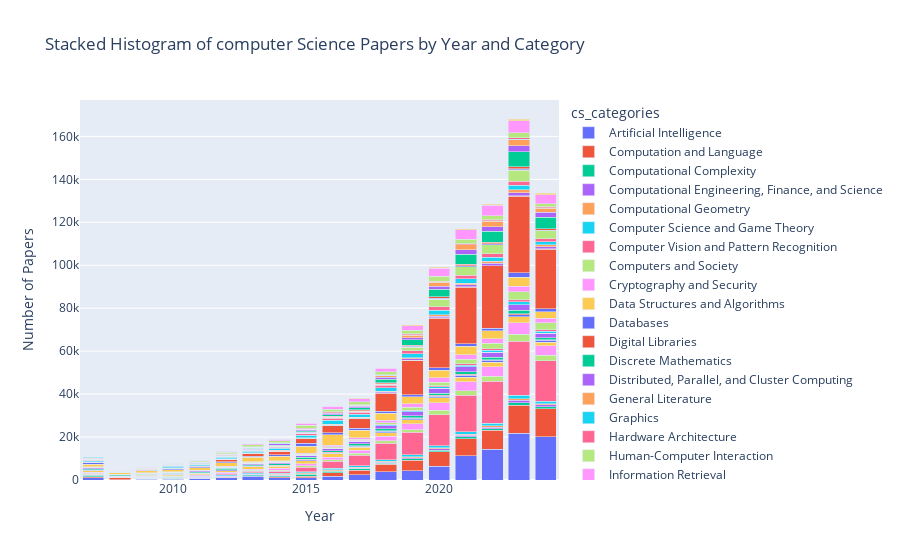

Notebook cell for this chart:
### Code cell
cs_arxiv_metadata_plot = cs_arxiv_metadata[['id', 'cs_categories', 'year']]
cs_arxiv_metadata_plot = cs_arxiv_metadata_plot.explode('cs_categories')

# Group by year and category, then count papers
cs_arxiv_metadata_plot = cs_arxiv_metadata_plot.groupby(['year', 'cs_categories']).size().reset_index(name='count')

# Plot stacked histogram using Plotly
fig = px.bar(cs_arxiv_metadata_plot, x='year', y='count', color='cs_categories',
             title='Stacked Histogram of computer Science Papers by Year and Category',
             labels={'year': 'Year', 'count': 'Number of Papers'},
             barmode='stack')

fig.show()

### Figure 1 — Plotly figure (JSON) as saved in the notebook; plotly's stock layout.template omitted (floating-point values rounded to 4 significant figures)
{"data": [{"alignmentgroup": "True", "hovertemplate": "cs_categories=Artificial Intelligence<br>Year=%{x}<br>Number of Papers=%{y}<extra></extra>", "legendgroup": "Artificial Intelligence", "marker": {"color": "#636efa", "pattern": {"shape": ""}}, "name": "Artificial Intelligence", "offsetgroup": "Artificial Intelligence", "orientation": "v", "showlegend": true, "textposition": "auto", "type": "bar", "x": [2007, 2008, 2009, 2010, 2011, 2012, 2013, 2014, 2015, 2016, 2017, 2018, 2019, 2020, 2021, 2022, 2023, 2024], "xaxis": "x", "y": [965, 228, 377, 436, 704, 983, 1671, 1009, 1123, 1772, 2458, 3830, 4411, 6487, 11340, 14250, 21673, 20039], "yaxis": "y"}, {"alignmentgroup": "True", "hovertemplate": "cs_categories=Computation and Language<br>Year=%{x}<br>Number of Papers=%{y}<extra></extra>", "legendgroup": "Computation and Language", "marker": {"color": "#EF553B", "pattern": {"shape": ""}}, "name": "Computation and Language", "offsetgroup": "Computation and Language", "orientation": "v", "showlegend": true, "textposition": "auto", "type": "bar", "x": [2007, 2008, 2009, 2010, 2011, 2012, 2013, 2014, 2015, 2016, 2017, 2018, 2019, 2020, 2021, 2022, 2023, 2024], "xaxis": "x", "y": [637, 724, 132, 77, 103, 199, 292, 491, 725, 1629, 2200, 3436, 4879, 6603, 7891, 8804, 13141, 13253], "yaxis": "y"}, {"alignmentgroup": "True", "hovertemplate": "cs_categories=Computational Complexity<br>Year=%{x}<br>Number of Papers=%{y}<extra></extra>", "legendgroup": "Computational Complexity", "marker": {"color": "#00cc96", "pattern": {"shape": ""}}, "name": "Computational Complexity", "offsetgroup": "Computational Complexity", "orientation": "v", "showlegend": true, "textposition": "auto", "type": "bar", "x": [2007, 2008, 2009, 2010, 2011, 2012, 2013, 2014, 2015, 2016, 2017, 2018, 2019, 2020, 2021, 2022, 2023, 2024], "xaxis": "x", "y": [643, 224, 329, 322, 332, 389, 436, 498, 735, 608, 634, 626, 673, 763, 822, 858, 1121, 770], "yaxis": "y"}, {"alignmentgroup": "True", "hovertemplate": "cs_categories=Computational Engineering, Finance, and Science<br>Year=%{x}<br>Number of Papers=%{y}<extra></extra>", "legendgroup": "Computational Engineering, Finance, and Science", "marker": {"color": "#ab63fa", "pattern": {"shape": ""}}, "name": "Computational Engineering, Finance, and Science", "offsetgroup": "Computational Engineering, Finance, and Science", "orientation": "v", "showlegend": true, "textposition": "auto", "type": "bar", "x": [2007, 2008, 2009, 2010, 2011, 2012, 2013, 2014, 2015, 2016, 2017, 2018, 2019, 2020, 2021, 2022, 2023, 2024], "xaxis": "x", "y": [240, 34, 87, 137, 115, 193, 293, 310, 327, 271, 284, 379, 412, 613, 715, 758, 1104, 880], "yaxis": "y"}, {"alignmentgroup": "True", "hovertemplate": "cs_categories=Computational Geometry<br>Year=%{x}<br>Number of Papers=%{y}<extra></extra>", "legendgroup": "Computational Geometry", "marker": {"color": "#FFA15A", "pattern": {"shape": ""}}, "name": "Computational Geometry", "offsetgroup": "Computational Geometry", "orientation": "v", "showlegend": true, "textposition": "auto", "type": "bar", "x": [2007, 2008, 2009, 2010, 2011, 2012, 2013, 2014, 2015, 2016, 2017, 2018, 2019, 2020, 2021, 2022, 2023, 2024], "xaxis": "x", "y": [244, 82, 133, 156, 168, 219, 292, 290, 407, 409, 411, 468, 508, 633, 647, 614, 684, 482], "yaxis": "y"}, {"alignmentgroup": "True", "hovertemplate": "cs_categories=Computer Science and Game Theory<br>Year=%{x}<br>Number of Papers=%{y}<extra></extra>", "legendgroup": "Computer Science and Game Theory", "marker": {"color": "#19d3f3", "pattern": {"shape": ""}}, "name": "Computer Science and Game Theory", "offsetgroup": "Computer Science and Game Theory", "orientation": "v", "showlegend": true, "textposition": "auto", "type": "bar", "x": [2007, 2008, 2009, 2010, 2011, 2012, 2013, 2014, 2015, 2016, 2017, 2018, 2019, 2020, 2021, 2022, 2023, 2024], "xaxis": "x", "y": [151, 102, 153, 179, 237, 377, 390, 485, 630, 685, 623, 653, 772, 943, 1099, 1197, 1629, 1239], "yaxis": "y"}, {"alignmentgroup": "True", "hovertemplate": "cs_categories=Computer Vision and Pattern Recognition<br>Year=%{x}<br>Number of Papers=%{y}<extra></extra>", "legendgroup": "Computer Vision and Pattern Recognition", "marker": {"color": "#FF6692", "pattern": {"shape": ""}}, "name": "Computer Vision and Pattern Recognition", "offsetgroup": "Computer Vision and Pattern Recognition", "orientation": "v", "showlegend": true, "textposition": "auto", "type": "bar", "x": [2007, 2008, 2009, 2010, 2011, 2012, 2013, 2014, 2015, 2016, 2017, 2018, 2019, 2020, 2021, 2022, 2023, 2024], "xaxis": "x", "y": [184, 63, 127, 250, 286, 462, 707, 1071, 1984, 3311, 4960, 7708, 10502, 14356, 16857, 19542, 25216, 18969], "yaxis": "y"}, {"alignmentgroup": "True", "hovertemplate": "cs_categories=Computers and Society<br>Year=%{x}<br>Number of Papers=%{y}<extra></extra>", "legendgroup": "Computers and Society", "marker": {"color": "#B6E880", "pattern": {"shape": ""}}, "name": "Computers and Society", "offsetgroup": "Computers and Society", "orientation": "v", "showlegend": true, "textposition": "auto", "type": "bar", "x": [2007, 2008, 2009, 2010, 2011, 2012, 2013, 2014, 2015, 2016, 2017, 2018, 2019, 2020, 2021, 2022, 2023, 2024], "xaxis": "x", "y": [211, 74, 100, 100, 98, 177, 408, 493, 663, 815, 852, 1240, 1343, 2185, 2304, 2195, 3197, 2473], "yaxis": "y"}, {"alignmentgroup": "True", "hovertemplate": "cs_categories=Cryptography and Security<br>Year=%{x}<br>Number of Papers=%{y}<extra></extra>", "legendgroup": "Cryptography and Security", "marker": {"color": "#FF97FF", "pattern": {"shape": ""}}, "name": "Cryptography and Security", "offsetgroup": "Cryptography and Security", "orientation": "v", "showlegend": true, "textposition": "auto", "type": "bar", "x": [2007, 2008, 2009, 2010, 2011, 2012, 2013, 2014, 2015, 2016, 2017, 2018, 2019, 2020, 2021, 2022, 2023, 2024], "xaxis": "x", "y": [411, 163, 315, 423, 389, 553, 612, 711, 893, 1165, 1323, 2011, 2718, 3433, 4012, 4465, 5525, 4340], "yaxis": "y"}, {"alignmentgroup": "True", "hovertemplate": "cs_categories=Data Structures and Algorithms<br>Year=%{x}<br>Number of Papers=%{y}<extra></extra>", "legendgroup": "Data Structures and Algorithms", "marker": {"color": "#FECB52", "pattern": {"shape": ""}}, "name": "Data Structures and Algorithms", "offsetgroup": "Data Structures and Algorithms", "orientation": "v", "showlegend": true, "textposition": "auto", "type": "bar", "x": [2007, 2008, 2009, 2010, 2011, 2012, 2013, 2014, 2015, 2016, 2017, 2018, 2019, 2020, 2021, 2022, 2023, 2024], "xaxis": "x", "y": [550, 275, 434, 464, 607, 764, 964, 1060, 1525, 1446, 1481, 1707, 1873, 2183, 2172, 2121, 2693, 1794], "yaxis": "y"}, {"alignmentgroup": "True", "hovertemplate": "cs_categories=Databases<br>Year=%{x}<br>Number of Papers=%{y}<extra></extra>", "legendgroup": "Databases", "marker": {"color": "#636efa", "pattern": {"shape": ""}}, "name": "Databases", "offsetgroup": "Databases", "orientation": "v", "showlegend": true, "textposition": "auto", "type": "bar", "x": [2007, 2008, 2009, 2010, 2011, 2012, 2013, 2014, 2015, 2016, 2017, 2018, 2019, 2020, 2021, 2022, 2023, 2024], "xaxis": "x", "y": [328, 85, 158, 182, 200, 373, 302, 302, 393, 442, 488, 529, 668, 825, 858, 871, 1056, 733], "yaxis": "y"}, {"alignmentgroup": "True", "hovertemplate": "cs_categories=Digital Libraries<br>Year=%{x}<br>Number of Papers=%{y}<extra></extra>", "legendgroup": "Digital Libraries", "marker": {"color": "#EF553B", "pattern": {"shape": ""}}, "name": "Digital Libraries", "offsetgroup": "Digital Libraries", "orientation": "v", "showlegend": true, "textposition": "auto", "type": "bar", "x": [2007, 2008, 2009, 2010, 2011, 2012, 2013, 2014, 2015, 2016, 2017, 2018, 2019, 2020, 2021, 2022, 2023, 2024], "xaxis": "x", "y": [181, 33, 117, 102, 126, 174, 282, 223, 286, 274, 287, 436, 317, 389, 485, 408, 461, 289], "yaxis": "y"}, {"alignmentgroup": "True", "hovertemplate": "cs_categories=Discrete Mathematics<br>Year=%{x}<br>Number of Papers=%{y}<extra></extra>", "legendgroup": "Discrete Mathematics", "marker": {"color": "#00cc96", "pattern": {"shape": ""}}, "name": "Discrete Mathematics", "offsetgroup": "Discrete Mathematics", "orientation": "v", "showlegend": true, "textposition": "auto", "type": "bar", "x": [2007, 2008, 2009, 2010, 2011, 2012, 2013, 2014, 2015, 2016, 2017, 2018, 2019, 2020, 2021, 2022, 2023, 2024], "xaxis": "x", "y": [436, 262, 326, 371, 471, 600, 561, 610, 823, 786, 785, 850, 924, 967, 1117, 1059, 1438, 999], "yaxis": "y"}, {"alignmentgroup": "True", "hovertemplate": "cs_categories=Distributed, Parallel, and Cluster Computing<br>Year=%{x}<br>Number of Papers=%{y}<extra></extra>", "legendgroup": "Distributed, Parallel, and Cluster Computing", "marker": {"color": "#ab63fa", "pattern": {"shape": ""}}, "name": "Distributed, Parallel, and Cluster Computing", "offsetgroup": "Distributed, Parallel, and Cluster Computing", "orientation": "v", "showlegend": true, "textposition": "auto", "type": "bar", "x": [2007, 2008, 2009, 2010, 2011, 2012, 2013, 2014, 2015, 2016, 2017, 2018, 2019, 2020, 2021, 2022, 2023, 2024], "xaxis": "x", "y": [484, 123, 221, 312, 373, 451, 602, 651, 957, 1108, 1200, 1484, 1877, 2303, 2439, 2304, 2756, 2040], "yaxis": "y"}, {"alignmentgroup": "True", "hovertemplate": "cs_categories=General Literature<br>Year=%{x}<br>Number of Papers=%{y}<extra></extra>", "legendgroup": "General Literature", "marker": {"color": "#FFA15A", "pattern": {"shape": ""}}, "name": "General Literature", "offsetgroup": "General Literature", "orientation": "v", "showlegend": true, "textposition": "auto", "type": "bar", "x": [2007, 2008, 2009, 2010, 2011, 2012, 2013, 2014, 2015, 2016, 2017, 2018, 2019, 2020, 2021, 2022, 2023, 2024], "xaxis": "x", "y": [30, 11, 13, 3, 5, 11, 11, 3, 5, 6, 9, 8, 13, 14, 19, 32, 15, 6], "yaxis": "y"}, {"alignmentgroup": "True", "hovertemplate": "cs_categories=Graphics<br>Year=%{x}<br>Number of Papers=%{y}<extra></extra>", "legendgroup": "Graphics", "marker": {"color": "#19d3f3", "pattern": {"shape": ""}}, "name": "Graphics", "offsetgroup": "Graphics", "orientation": "v", "showlegend": true, "textposition": "auto", "type": "bar", "x": [2007, 2008, 2009, 2010, 2011, 2012, 2013, 2014, 2015, 2016, 2017, 2018, 2019, 2020, 2021, 2022, 2023, 2024], "xaxis": "x", "y": [57, 21, 29, 41, 38, 46, 82, 81, 129, 150, 231, 330, 458, 652, 727, 927, 1252, 929], "yaxis": "y"}, {"alignmentgroup": "True", "hovertemplate": "cs_categories=Hardware Architecture<br>Year=%{x}<br>Number of Papers=%{y}<extra></extra>", "legendgroup": "Hardware Architecture", "marker": {"color": "#FF6692", "pattern": {"shape": ""}}, "name": "Hardware Architecture", "offsetgroup": "Hardware Architecture", "orientation": "v", "showlegend": true, "textposition": "auto", "type": "bar", "x": [2007, 2008, 2009, 2010, 2011, 2012, 2013, 2014, 2015, 2016, 2017, 2018, 2019, 2020, 2021, 2022, 2023, 2024], "xaxis": "x", "y": [83, 7, 20, 37, 140, 53, 64, 97, 95, 145, 185, 236, 232, 471, 660, 765, 958, 766], "yaxis": "y"}, {"alignmentgroup": "True", "hovertemplate": "cs_categories=Human-Computer Interaction<br>Year=%{x}<br>Number of Papers=%{y}<extra></extra>", "legendgroup": "Human-Computer Interaction", "marker": {"color": "#B6E880", "pattern": {"shape": ""}}, "name": "Human-Computer Interaction", "offsetgroup": "Human-Computer Interaction", "orientation": "v", "showlegend": true, "textposition": "auto", "type": "bar", "x": [2007, 2008, 2009, 2010, 2011, 2012, 2013, 2014, 2015, 2016, 2017, 2018, 2019, 2020, 2021, 2022, 2023, 2024], "xaxis": "x", "y": [175, 102, 93, 94, 72, 140, 196, 247, 277, 520, 591, 831, 1313, 1804, 2132, 2461, 3655, 3188], "yaxis": "y"}, {"alignmentgroup": "True", "hovertemplate": "cs_categories=Information Retrieval<br>Year=%{x}<br>Number of Papers=%{y}<extra></extra>", "legendgroup": "Information Retrieval", "marker": {"color": "#FF97FF", "pattern": {"shape": ""}}, "name": "Information Retrieval", "offsetgroup": "Information Retrieval", "orientation": "v", "showlegend": true, "textposition": "auto", "type": "bar", "x": [2007, 2008, 2009, 2010, 2011, 2012, 2013, 2014, 2015, 2016, 2017, 2018, 2019, 2020, 2021, 2022, 2023, 2024], "xaxis": "x", "y": [274, 71, 160, 152, 160, 350, 365, 395, 511, 587, 748, 1042, 1513, 1887, 2068, 2122, 2688, 2205], "yaxis": "y"}, {"alignmentgroup": "True", "hovertemplate": "cs_categories=Information Theory<br>Year=%{x}<br>Number of Papers=%{y}<extra></extra>", "legendgroup": "Information Theory", "marker": {"color": "#FECB52", "pattern": {"shape": ""}}, "name": "Information Theory", "offsetgroup": "Information Theory", "orientation": "v", "showlegend": true, "textposition": "auto", "type": "bar", "x": [2007, 2008, 2009, 2010, 2011, 2012, 2013, 2014, 2015, 2016, 2017, 2018, 2019, 2020, 2021, 2022, 2023, 2024], "xaxis": "x", "y": [1066, 649, 942, 976, 1085, 1453, 1952, 2068, 3331, 4987, 3383, 3366, 3254, 3578, 3843, 3801, 4195, 3022], "yaxis": "y"}, {"alignmentgroup": "True", "hovertemplate": "cs_categories=Logic in Computer Science<br>Year=%{x}<br>Number of Papers=%{y}<extra></extra>", "legendgroup": "Logic in Computer Science", "marker": {"color": "#636efa", "pattern": {"shape": ""}}, "name": "Logic in Computer Science", "offsetgroup": "Logic in Computer Science", "orientation": "v", "showlegend": true, "textposition": "auto", "type": "bar", "x": [2007, 2008, 2009, 2010, 2011, 2012, 2013, 2014, 2015, 2016, 2017, 2018, 2019, 2020, 2021, 2022, 2023, 2024], "xaxis": "x", "y": [592, 184, 296, 429, 468, 490, 630, 780, 1235, 867, 967, 953, 1150, 1159, 1314, 1202, 2140, 1315], "yaxis": "y"}, {"alignmentgroup": "True", "hovertemplate": "cs_categories=Machine Learning<br>Year=%{x}<br>Number of Papers=%{y}<extra></extra>", "legendgroup": "Machine Learning", "marker": {"color": "#EF553B", "pattern": {"shape": ""}}, "name": "Machine Learning", "offsetgroup": "Machine Learning", "orientation": "v", "showlegend": true, "textposition": "auto", "type": "bar", "x": [2007, 2008, 2009, 2010, 2011, 2012, 2013, 2014, 2015, 2016, 2017, 2018, 2019, 2020, 2021, 2022, 2023, 2024], "xaxis": "x", "y": [333, 96, 202, 241, 334, 1113, 1173, 1473, 2202, 3295, 4438, 8351, 15899, 23016, 26266, 28925, 35628, 27785], "yaxis": "y"}, {"alignmentgroup": "True", "hovertemplate": "cs_categories=Mathematical Software<br>Year=%{x}<br>Number of Papers=%{y}<extra></extra>", "legendgroup": "Mathematical Software", "marker": {"color": "#00cc96", "pattern": {"shape": ""}}, "name": "Mathematical Software", "offsetgroup": "Mathematical Software", "orientation": "v", "showlegend": true, "textposition": "auto", "type": "bar", "x": [2007, 2008, 2009, 2010, 2011, 2012, 2013, 2014, 2015, 2016, 2017, 2018, 2019, 2020, 2021, 2022, 2023, 2024], "xaxis": "x", "y": [64, 18, 39, 50, 49, 94, 103, 125, 144, 150, 128, 150, 132, 191, 245, 192, 220, 136], "yaxis": "y"}, {"alignmentgroup": "True", "hovertemplate": "cs_categories=Multiagent Systems<br>Year=%{x}<br>Number of Papers=%{y}<extra></extra>", "legendgroup": "Multiagent Systems", "marker": {"color": "#ab63fa", "pattern": {"shape": ""}}, "name": "Multiagent Systems", "offsetgroup": "Multiagent Systems", "orientation": "v", "showlegend": true, "textposition": "auto", "type": "bar", "x": [2007, 2008, 2009, 2010, 2011, 2012, 2013, 2014, 2015, 2016, 2017, 2018, 2019, 2020, 2021, 2022, 2023, 2024], "xaxis": "x", "y": [142, 50, 82, 89, 88, 114, 118, 188, 177, 258, 296, 374, 611, 839, 969, 1023, 1394, 968], "yaxis": "y"}, {"alignmentgroup": "True", "hovertemplate": "cs_categories=Multimedia<br>Year=%{x}<br>Number of Papers=%{y}<extra></extra>", "legendgroup": "Multimedia", "marker": {"color": "#FFA15A", "pattern": {"shape": ""}}, "name": "Multimedia", "offsetgroup": "Multimedia", "orientation": "v", "showlegend": true, "textposition": "auto", "type": "bar", "x": [2007, 2008, 2009, 2010, 2011, 2012, 2013, 2014, 2015, 2016, 2017, 2018, 2019, 2020, 2021, 2022, 2023, 2024], "xaxis": "x", "y": [45, 37, 52, 91, 83, 97, 120, 146, 196, 274, 306, 375, 457, 631, 727, 872, 1218, 814], "yaxis": "y"}, {"alignmentgroup": "True", "hovertemplate": "cs_categories=Networking and Internet Architecture<br>Year=%{x}<br>Number of Papers=%{y}<extra></extra>", "legendgroup": "Networking and Internet Architecture", "marker": {"color": "#19d3f3", "pattern": {"shape": ""}}, "name": "Networking and Internet Architecture", "offsetgroup": "Networking and Internet Architecture", "orientation": "v", "showlegend": true, "textposition": "auto", "type": "bar", "x": [2007, 2008, 2009, 2010, 2011, 2012, 2013, 2014, 2015, 2016, 2017, 2018, 2019, 2020, 2021, 2022, 2023, 2024], "xaxis": "x", "y": [487, 205, 402, 622, 529, 818, 878, 986, 1081, 1824, 1287, 1537, 1785, 2011, 2001, 2054, 2206, 1534], "yaxis": "y"}, {"alignmentgroup": "True", "hovertemplate": "cs_categories=Neural and Evolutionary Computing<br>Year=%{x}<br>Number of Papers=%{y}<extra></extra>", "legendgroup": "Neural and Evolutionary Computing", "marker": {"color": "#FF6692", "pattern": {"shape": ""}}, "name": "Neural and Evolutionary Computing", "offsetgroup": "Neural and Evolutionary Computing", "orientation": "v", "showlegend": true, "textposition": "auto", "type": "bar", "x": [2007, 2008, 2009, 2010, 2011, 2012, 2013, 2014, 2015, 2016, 2017, 2018, 2019, 2020, 2021, 2022, 2023, 2024], "xaxis": "x", "y": [277, 69, 124, 198, 129, 188, 267, 403, 607, 863, 970, 1131, 1384, 1662, 1520, 1578, 1756, 1319], "yaxis": "y"}, {"alignmentgroup": "True", "hovertemplate": "cs_categories=Numerical Analysis<br>Year=%{x}<br>Number of Papers=%{y}<extra></extra>", "legendgroup": "Numerical Analysis", "marker": {"color": "#B6E880", "pattern": {"shape": ""}}, "name": "Numerical Analysis", "offsetgroup": "Numerical Analysis", "orientation": "v", "showlegend": true, "textposition": "auto", "type": "bar", "x": [2007, 2008, 2009, 2010, 2011, 2012, 2013, 2014, 2015, 2016, 2017, 2018, 2019, 2020, 2021, 2022, 2023, 2024], "xaxis": "x", "y": [97, 44, 63, 98, 108, 152, 178, 222, 354, 313, 275, 348, 1525, 3380, 3938, 4064, 5268, 3661], "yaxis": "y"}, {"alignmentgroup": "True", "hovertemplate": "cs_categories=Operating Systems<br>Year=%{x}<br>Number of Papers=%{y}<extra></extra>", "legendgroup": "Operating Systems", "marker": {"color": "#FF97FF", "pattern": {"shape": ""}}, "name": "Operating Systems", "offsetgroup": "Operating Systems", "orientation": "v", "showlegend": true, "textposition": "auto", "type": "bar", "x": [2007, 2008, 2009, 2010, 2011, 2012, 2013, 2014, 2015, 2016, 2017, 2018, 2019, 2020, 2021, 2022, 2023, 2024], "xaxis": "x", "y": [35, 19, 14, 26, 29, 22, 40, 37, 40, 40, 47, 49, 86, 88, 75, 77, 110, 77], "yaxis": "y"}, {"alignmentgroup": "True", "hovertemplate": "cs_categories=Other Computer Science<br>Year=%{x}<br>Number of Papers=%{y}<extra></extra>", "legendgroup": "Other Computer Science", "marker": {"color": "#FECB52", "pattern": {"shape": ""}}, "name": "Other Computer Science", "offsetgroup": "Other Computer Science", "orientation": "v", "showlegend": true, "textposition": "auto", "type": "bar", "x": [2007, 2008, 2009, 2010, 2011, 2012, 2013, 2014, 2015, 2016, 2017, 2018, 2019, 2020, 2021, 2022, 2023, 2024], "xaxis": "x", "y": [138, 192, 94, 170, 113, 186, 150, 157, 137, 151, 105, 119, 121, 110, 88, 73, 68, 35], "yaxis": "y"}, {"alignmentgroup": "True", "hovertemplate": "cs_categories=Performance<br>Year=%{x}<br>Number of Papers=%{y}<extra></extra>", "legendgroup": "Performance", "marker": {"color": "#636efa", "pattern": {"shape": ""}}, "name": "Performance", "offsetgroup": "Performance", "orientation": "v", "showlegend": true, "textposition": "auto", "type": "bar", "x": [2007, 2008, 2009, 2010, 2011, 2012, 2013, 2014, 2015, 2016, 2017, 2018, 2019, 2020, 2021, 2022, 2023, 2024], "xaxis": "x", "y": [106, 39, 90, 69, 82, 102, 112, 126, 169, 223, 207, 244, 365, 447, 422, 389, 452, 308], "yaxis": "y"}, {"alignmentgroup": "True", "hovertemplate": "cs_categories=Programming Languages<br>Year=%{x}<br>Number of Papers=%{y}<extra></extra>", "legendgroup": "Programming Languages", "marker": {"color": "#EF553B", "pattern": {"shape": ""}}, "name": "Programming Languages", "offsetgroup": "Programming Languages", "orientation": "v", "showlegend": true, "textposition": "auto", "type": "bar", "x": [2007, 2008, 2009, 2010, 2011, 2012, 2013, 2014, 2015, 2016, 2017, 2018, 2019, 2020, 2021, 2022, 2023, 2024], "xaxis": "x", "y": [358, 59, 117, 181, 232, 187, 303, 273, 390, 402, 449, 533, 633, 682, 756, 711, 936, 644], "yaxis": "y"}, {"alignmentgroup": "True", "hovertemplate": "cs_categories=Robotics<br>Year=%{x}<br>Number of Papers=%{y}<extra></extra>", "legendgroup": "Robotics", "marker": {"color": "#00cc96", "pattern": {"shape": ""}}, "name": "Robotics", "offsetgroup": "Robotics", "orientation": "v", "showlegend": true, "textposition": "auto", "type": "bar", "x": [2007, 2008, 2009, 2010, 2011, 2012, 2013, 2014, 2015, 2016, 2017, 2018, 2019, 2020, 2021, 2022, 2023, 2024], "xaxis": "x", "y": [167, 57, 62, 68, 91, 135, 168, 233, 341, 687, 1040, 1625, 2462, 3553, 4627, 5103, 7039, 5353], "yaxis": "y"}, {"alignmentgroup": "True", "hovertemplate": "cs_categories=Software Engineering<br>Year=%{x}<br>Number of Papers=%{y}<extra></extra>", "legendgroup": "Software Engineering", "marker": {"color": "#ab63fa", "pattern": {"shape": ""}}, "name": "Software Engineering", "offsetgroup": "Software Engineering", "orientation": "v", "showlegend": true, "textposition": "auto", "type": "bar", "x": [2007, 2008, 2009, 2010, 2011, 2012, 2013, 2014, 2015, 2016, 2017, 2018, 2019, 2020, 2021, 2022, 2023, 2024], "xaxis": "x", "y": [264, 111, 157, 214, 239, 353, 428, 660, 538, 548, 707, 952, 1083, 1396, 2127, 2039, 2692, 2336], "yaxis": "y"}, {"alignmentgroup": "True", "hovertemplate": "cs_categories=Sound<br>Year=%{x}<br>Number of Papers=%{y}<extra></extra>", "legendgroup": "Sound", "marker": {"color": "#FFA15A", "pattern": {"shape": ""}}, "name": "Sound", "offsetgroup": "Sound", "orientation": "v", "showlegend": true, "textposition": "auto", "type": "bar", "x": [2007, 2008, 2009, 2010, 2011, 2012, 2013, 2014, 2015, 2016, 2017, 2018, 2019, 2020, 2021, 2022, 2023, 2024], "xaxis": "x", "y": [19, 5, 15, 25, 25, 27, 48, 63, 122, 264, 363, 739, 1111, 1778, 2151, 2631, 2930, 1857], "yaxis": "y"}, {"alignmentgroup": "True", "hovertemplate": "cs_categories=Symbolic Computation<br>Year=%{x}<br>Number of Papers=%{y}<extra></extra>", "legendgroup": "Symbolic Computation", "marker": {"color": "#19d3f3", "pattern": {"shape": ""}}, "name": "Symbolic Computation", "offsetgroup": "Symbolic Computation", "orientation": "v", "showlegend": true, "textposition": "auto", "type": "bar", "x": [2007, 2008, 2009, 2010, 2011, 2012, 2013, 2014, 2015, 2016, 2017, 2018, 2019, 2020, 2021, 2022, 2023, 2024], "xaxis": "x", "y": [112, 67, 72, 92, 85, 76, 118, 135, 115, 140, 141, 155, 175, 197, 196, 229, 252, 220], "yaxis": "y"}, {"alignmentgroup": "True", "hovertemplate": "cs_categories=Formal Languages and Automata Theory<br>Year=%{x}<br>Number of Papers=%{y}<extra></extra>", "legendgroup": "Formal Languages and Automata Theory", "marker": {"color": "#FF6692", "pattern": {"shape": ""}}, "name": "Formal Languages and Automata Theory", "offsetgroup": "Formal Languages and Automata Theory", "orientation": "v", "showlegend": true, "textposition": "auto", "type": "bar", "x": [2009, 2010, 2011, 2012, 2013, 2014, 2015, 2016, 2017, 2018, 2019, 2020, 2021, 2022, 2023, 2024], "xaxis": "x", "y": [108, 145, 152, 185, 208, 270, 345, 269, 288, 281, 392, 413, 423, 419, 670, 393], "yaxis": "y"}, {"alignmentgroup": "True", "hovertemplate": "cs_categories=Social and Information Networks<br>Year=%{x}<br>Number of Papers=%{y}<extra></extra>", "legendgroup": "Social and Information Networks", "marker": {"color": "#B6E880", "pattern": {"shape": ""}}, "name": "Social and Information Networks", "offsetgroup": "Social and Information Networks", "orientation": "v", "showlegend": true, "textposition": "auto", "type": "bar", "x": [2010, 2011, 2012, 2013, 2014, 2015, 2016, 2017, 2018, 2019, 2020, 2021, 2022, 2023, 2024], "xaxis": "x", "y": [77, 381, 634, 797, 981, 1501, 1352, 1334, 1434, 1649, 2166, 2004, 1865, 2177, 1498], "yaxis": "y"}, {"alignmentgroup": "True", "hovertemplate": "cs_categories=Systems and Control<br>Year=%{x}<br>Number of Papers=%{y}<extra></extra>", "legendgroup": "Systems and Control", "marker": {"color": "#FF97FF", "pattern": {"shape": ""}}, "name": "Systems and Control", "offsetgroup": "Systems and Control", "orientation": "v", "showlegend": true, "textposition": "auto", "type": "bar", "x": [2010, 2011, 2012, 2013, 2014, 2015, 2016, 2017, 2018, 2019, 2020, 2021, 2022, 2023, 2024], "xaxis": "x", "y": [29, 327, 412, 529, 615, 903, 1217, 1305, 1458, 2213, 3803, 4558, 4821, 5784, 4195], "yaxis": "y"}, {"alignmentgroup": "True", "hovertemplate": "cs_categories=Emerging Technologies<br>Year=%{x}<br>Number of Papers=%{y}<extra></extra>", "legendgroup": "Emerging Technologies", "marker": {"color": "#FECB52", "pattern": {"shape": ""}}, "name": "Emerging Technologies", "offsetgroup": "Emerging Technologies", "orientation": "v", "showlegend": true, "textposition": "auto", "type": "bar", "x": [2011, 2012, 2013, 2014, 2015, 2016, 2017, 2018, 2019, 2020, 2021, 2022, 2023, 2024], "xaxis": "x", "y": [47, 66, 112, 114, 170, 203, 222, 301, 371, 414, 461, 493, 699, 733], "yaxis": "y"}], "layout": {"autosize": true, "barmode": "stack", "legend": {"title": {"text": "cs_categories"}, "tracegroupgap": 0}, "title": {"text": "Stacked Histogram of computer Science Papers by Year and Category"}, "xaxis": {"anchor": "y", "autorange": true, "domain": [0, 1], "range": [2006.0, 2024.0], "title": {"text": "Year"}, "type": "linear"}, "yaxis": {"anchor": "x", "autorange": true, "domain": [0, 1], "range": [0, 176900.0], "title": {"text": "Number of Papers"}, "type": "linear"}}}
